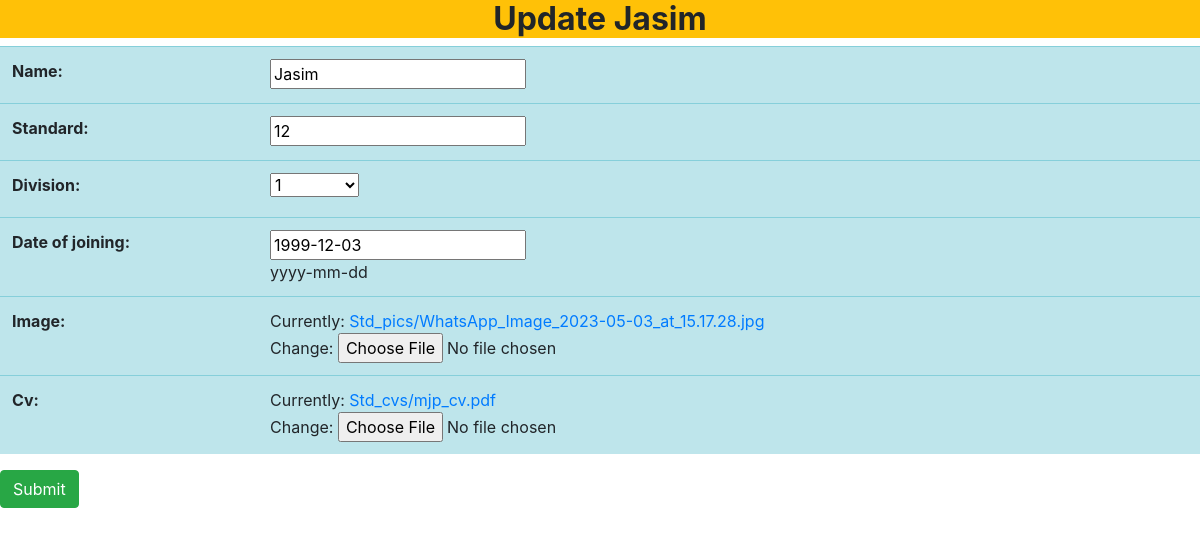
/acc/teachers/studentUpdate/1, run on the app's committed database.
### teachers/models.py (models this page shows)
class Std_model(models.Model):
    name = models.CharField(max_length=100)
    std = models.IntegerField(verbose_name="Standard")
    CHOICES =(
        ('A', '1'),     # 1 will display, A will be store
        ('B', '2'),
        ('C', '3')
    )
    div = models.CharField(max_length=100, choices= CHOICES, verbose_name="Division")
    DOJ = models.DateField(help_text='yyyy-mm-dd', verbose_name="date of joining")
    image = models.ImageField(upload_to="Std_pics/")
    cv = models.FileField(upload_to="Std_cvs/", db_column="Resume")
    class Meta:
        db_table = "Students"

### teachers/views.py (the view, shortened to what this page needs)
# urls.py: path("studentUpdate/<int:sid>", Std_Update.as_view(), name='ustd'),
class Std_Update(View):
    def get(self, request, *args, **kwargs):
        sid = kwargs.get("sid")
        std = Std_model.objects.get(id=sid)
        name =  std.name
        form = Std_ModelForm(instance=std)
        return render(request, "update_std.html", {"form":form, "name":name})

### teachers/forms.py
class Std_ModelForm(forms.ModelForm):
    class Meta:
        model = Std_model
        fields = "__all__"

### teachers/templates/update_std.html (shortened to what this page needs)
<!doctype html>
<html lang="en">
  <head>
    <link rel="stylesheet" href="https://stackpath.bootstrapcdn.com/bootstrap/4.3.1/css/bootstrap.min.css">
  </head>
  <body>
    <h2 class="bg-warning text-center font-weight-bolder ">Update {{name}}</h2>
    <form action="" method="post" enctype="multipart/form-data">
        <table class="table table-info">
            {{form.as_table}}
        </table>
        <button class="btn btn-success">Submit</button>
    </form>
  </body>
</html>

### data on the page
Std_model: name "Jasim", std "12", div "1", DOJ "1999-12-03"
